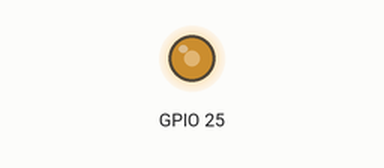
This sketch was run on a simulated ESP32. Parts: output pins drawn as LEDs (lit = HIGH). What the sketch prints to the serial monitor is not drawn.

Above: at 1.05 s.
At 1.55 s:
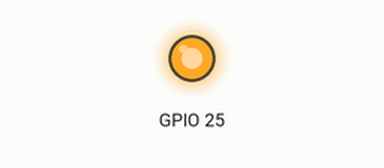
At 2.05 s:
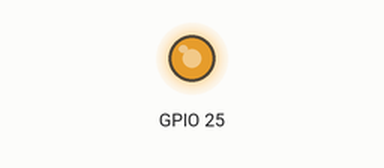
At 3.45 s:
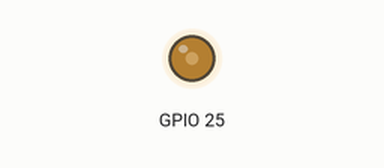
Timing chart, 0 to 6.9 s (numbered marks = the images above):
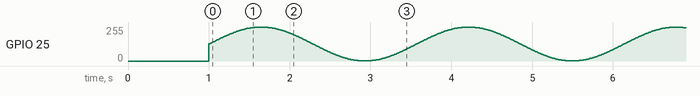

The sketch:

DAC_SineWave_Generator.ino
```cpp
#include <Arduino.h>
#include <math.h>

int Sin_Array[256];                 // Define array to store sine wave values
float Period = (2 * PI) / 256;      // Define the sine wave conversion factor
float Rad_Angle;

void setup() {
  Serial.begin(115200); // Initialize serial communication
  delay(1000); // Wait for serial monitor to open
  while (!Serial);

  for (int Angle = 0; Angle < 256; Angle++) {
    Rad_Angle = Angle * Period;               // calculate the angle in radian
    Sin_Array[Angle] = (sin(Rad_Angle) * 127) + 128;  // calculate the angle and shift by 128
  }
}

void loop() {
  for (int i = 0; i < 256; i++) {
    Serial.println(Sin_Array[i]); // Print the sine wave values to the serial port
    dacWrite(25, Sin_Array[i]);   // Write the sine wave value to the DAC pin
    delay(10);                     // Adjust delay as needed (in milliseconds)
  }
}
```
